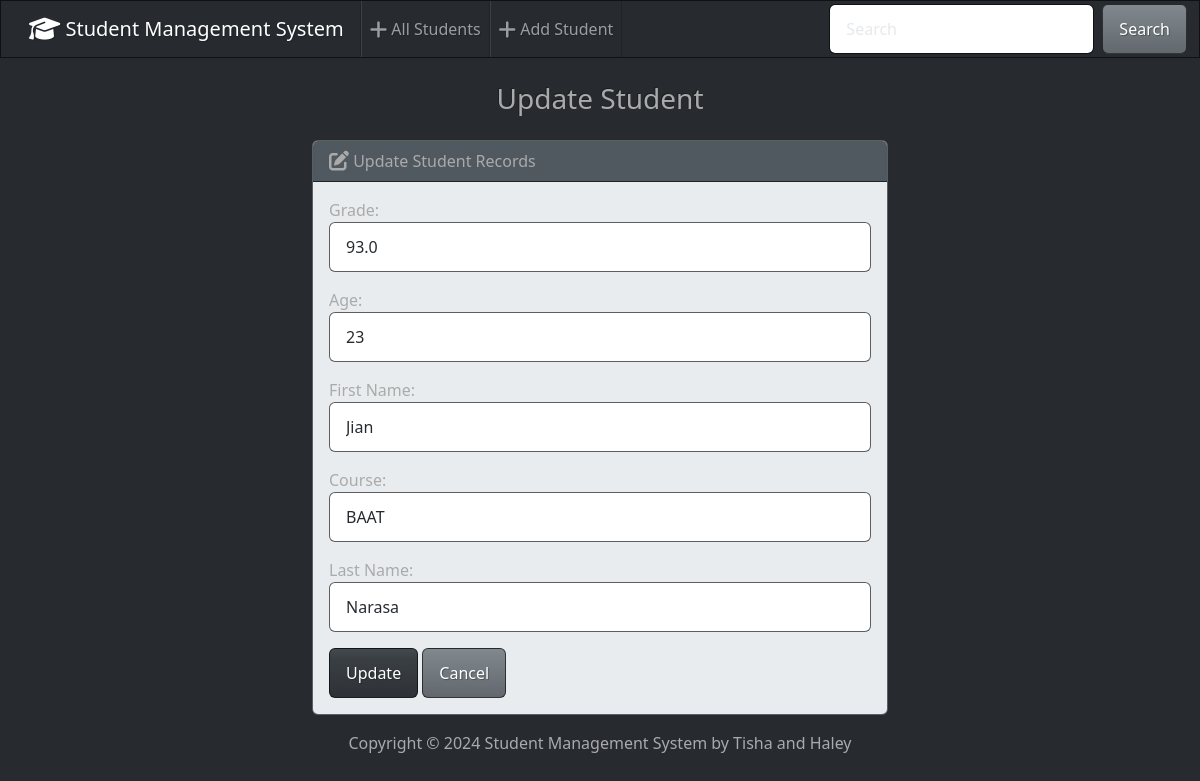
Page /edit/4/ on the committed database.
### students/models.py (models this page shows, shortened)
class Student(models.Model):
    first_name = models.CharField(max_length = 50)
    last_name = models.CharField(max_length = 50)
    course = models.CharField(max_length = 50)
    grade = models.FloatField()
    age = models.PositiveIntegerField()

### students/views.py (the view)
# urls.py: path('edit/<int:id>/', views.edit, name='edit'),
def edit(request, id):
  if request.method == 'POST':
    student = Student.objects.get(pk=id)
    form = StudentForm(request.POST, instance=student)
    if form.is_valid():
      form.save()
      return render(request, 'students/edit.html', {
        'form': form,
        'success': True
      })
  else:
    student = Student.objects.get(pk=id)
    form = StudentForm(instance=student)
  return render(request, 'students/edit.html', {
    'form': form
  })

### students/forms.py
class StudentForm(forms.ModelForm):
    class Meta:
        model = Student
        fields = {'first_name','last_name','course','grade','age'}
        labels = {
            'first_name': 'First Name',
            'last_name': 'Last Name',
            'course': 'Course',
            'grade': 'Grade',
            'age': 'Age',
        }
        widgets = {
            'first_name': forms.TextInput(attrs={'class': 'form-control'}),
            'last_name': forms.TextInput(attrs={'class': 'form-control'}),
            'course': forms.TextInput(attrs={'class': 'form-control'}),
            'grade': forms.NumberInput(attrs={'class': 'form-control'}),
            'age': forms.NumberInput(attrs={'class': 'form-control'}),
        }

### students/templates/students/edit.html
{% extends "students/base.html" %} {% block body %}
<h3 class="text-center m-4">Update Student</h3>
{% if success %}
<div class="alert alert-success" role="alert">
	The student updated successfully.
	<a href="{% url 'index' %}" class="alert-link">Go to Home Page.</a>
</div>
{% else %}
<div class="row justify-content-center">
	<div class="col-6">
		<div class="card bg-light mb-3">
			<div class="card-header">
				<i class="fa-solid fa-pen-to-square fa-lg"></i> Update Student Records
			</div>
			<div class="card-body">
				<form action="" method="POST">
					{% csrf_token %} {{ form.as_p }}
					<button type="submit" class="btn btn-primary">Update</button>
					<a href="{% url 'index' %}" class="btn btn-secondary">Cancel</a>
				</form>
			</div>
		</div>
	</div>
</div>
{% endif %} {% endblock %}

### rows in the picture
Student: grade "93.0", age "23", first_name "Jian", course "BAAT", last_name "Narasa"
